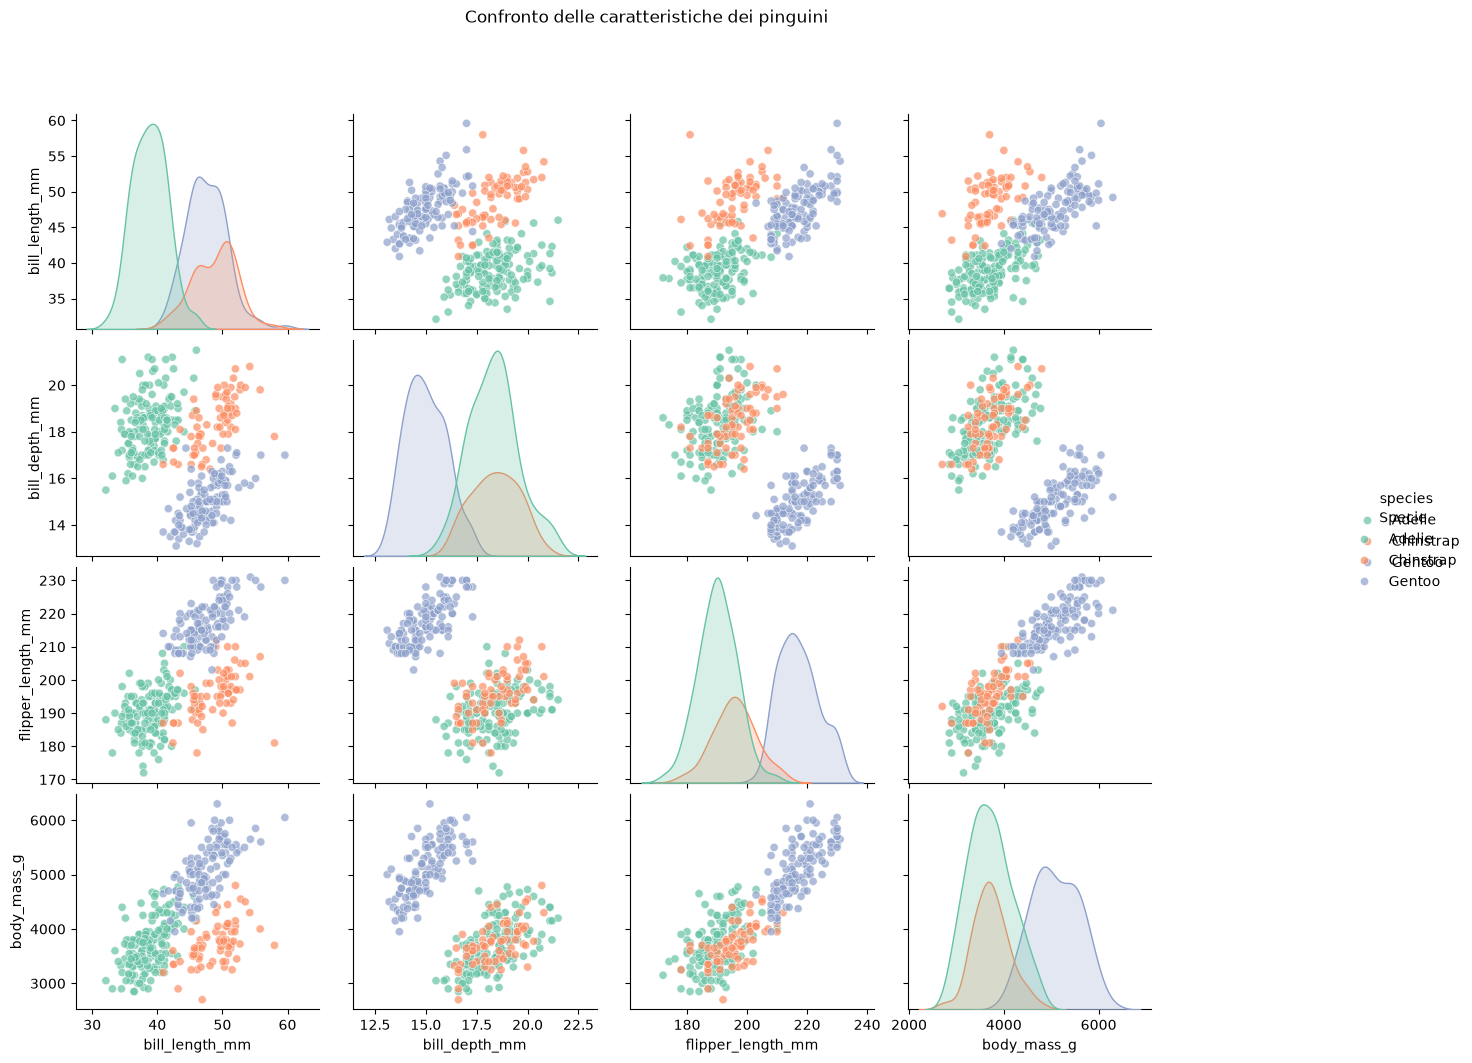

Source code (Python):
# Importazione delle librerie
import matplotlib.pyplot as plt
import seaborn as sns

# Carichiamo il dataset ed eliminiamo le righe incomplete
penguins = sns.load_dataset("penguins").dropna()

# Calcoliamo la matrice di correlazione
# numeric_only=True considera soltanto le colonne numeriche
corr = penguins.corr(numeric_only=True)
print(corr)


# PRIMO GRAFICO: PAIRPLOT

grafico = sns.pairplot(
    data=penguins,
    hue="species",            # Distingue le tre specie
    diag_kind="kde",          # Distribuzione KDE sulla diagonale
    palette="Set2",           # Palette dei colori
    height=2.6,               # Altezza dei singoli grafici
    aspect=1.05,              # Rapporto larghezza/altezza
    plot_kws={"alpha": 0.7, "s": 35}  # Trasparenza e dimensione dei punti
)

# Aggiungiamo il titolo generale
grafico.fig.suptitle(
    "Confronto delle caratteristiche dei pinguini",
    y=1.02
)

# Creiamo una sola legenda e la posizioniamo all'esterno
grafico.add_legend(
    title="Specie",
    loc="center left",
    bbox_to_anchor=(1.02, 0.5)
)

# Lasciamo spazio alla legenda e al titolo
grafico.fig.subplots_adjust(right=0.88, top=0.92)

# Salviamo e mostriamo il grafico
grafico.fig.savefig("esercizio3.png", bbox_inches="tight")
plt.show()


# SECONDO GRAFICO: HEATMAP

plt.figure(figsize=(8, 6))

sns.heatmap(
    corr,
    annot=True,         # Mostra i valori numerici nelle celle
    cmap="coolwarm",    # Colori per correlazioni positive e negative
    center=0,           # Lo zero è il centro della scala cromatica
    linewidths=0.5      # Separazione tra le celle
)

plt.title("Matrice di correlazione dei pinguini")
plt.tight_layout()

# Salviamo e mostriamo il grafico
plt.savefig("esercizio3heatmap.png", bbox_inches="tight")
plt.show()
